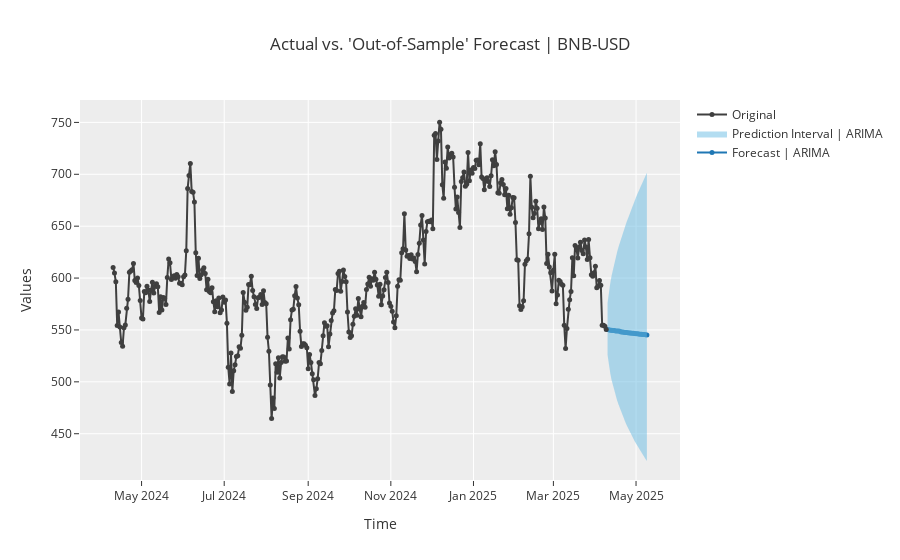

The code cell stored with this chart in its notebook:
### Code cell
arima = create_model('arima')
tuned_arima = tune_model(arima)
final_arima = finalize_model(tuned_arima)
#future_dates = pd.date_range(df.index[-1], periods=30, freq='D')
arima_predictions = predict_model(final_arima)
#Plot prophet model forecast
plot_model(final_arima, plot='forecast')
